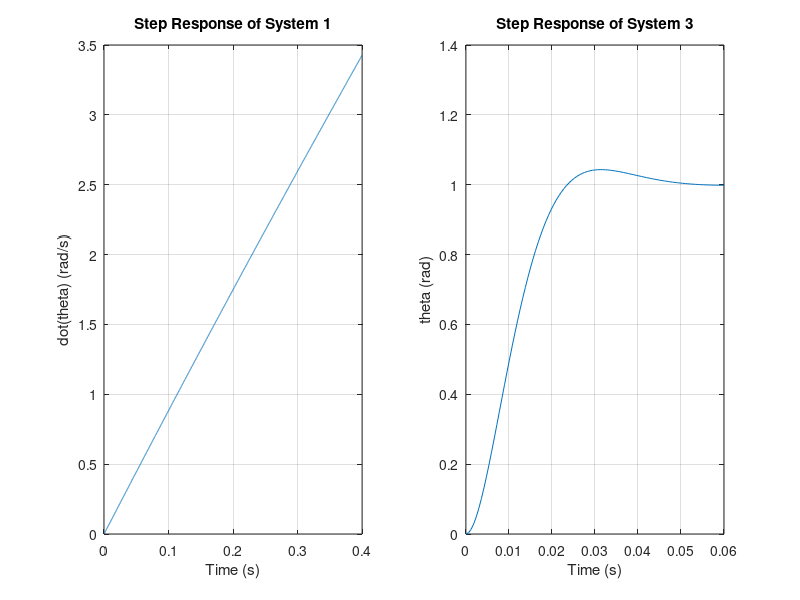
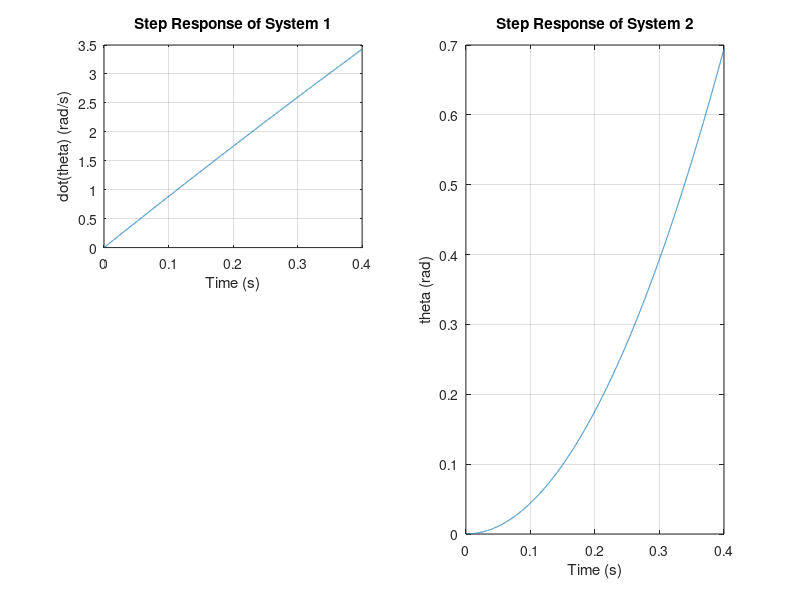

These figures' MATLAB source, in order:
%% Start-up file Computerpracticum 1
% Author: Ewoud Vos

%% Exercise 1: Physical modelling of the system (preparation)


%% Exercise 2: Matlab modeling
%Model parameters
R = 2.32; %Terminal resistance
L = 0.24*10^-3; %Terminal inductance
K = 23.4*10^-3; %Torque constant 
mp = 0.25; %Pulley mass
rp = 0.095; %Pulley radius
Jp = 1/2 * mp * (rp^2); %Pulley intertia
Jm = 10.3e-7; %Rotor intertia
Jt = Jp+Jm; %Total intertia

%State space models
% Because dqm is output x1 = dqm, x2= dqe
A1 = [0, K/(Jt); -K/(L), -R/L];
B1 = [0; 1/L];
C1 = [1, 0];
D1 = 0;
H1_ss = ss(A1,B1,C1,D1); %Obtain MATLAB state-space model H1_ss from A1,B1,C1,D1

% Because output is qm, x1=qm, x2=dqm, x3=dqe
A2 = [0, 1, 0;
      0, 0, K/(Jt);
      0, -K/(L), -R/L];
B2 = [0; 0; 1/L];
C2 = [1,0,0];
D2 = 0;
H2_ss = ss(A2,B2,C2,D2); %Obtain MATLAB state-space model H2_ss from A2,B2,C2,D2

%% Exercise 3: Stability

%Eigenvalues for both systems
Eig_1 = eig(H1_ss);
Eig_2 = eig(H2_ss);

% The eigenvalues in the first case are
% λ1= -0.20902 
% λ2= -9.66645e+03
% which means that if \bar{x}=0 we have a globally AS equilibrium
% and in the second one we also have 
% λ3 = 0, which means that the system is asymptotically stable


%% Exercise 4: System response

%Impulse response for both systems
figure(1)
subplot(1,2,1)
% plot theta-dot...
[y1_dot_theta, t1_dot_theta] = impulse(H1_ss); % Extract impulse response for dot(theta)
plot(t1_dot_theta, y1_dot_theta);
xlabel('Time (s)');
ylabel('dot(theta) (rad/s)');
title('Impulse Response of System 1');
grid on;

% plot theta...
subplot(1,2,2)
[y2_theta, t2_theta] = impulse(H2_ss); % Extract impulse response for theta
plot(t2_theta, y2_theta);
xlabel('Time (s)');
ylabel('theta (rad)');
title('Impulse Response of System 2');
grid on;

%Step response for both systems
figure(2)
subplot(2,2,1)
% plot theta-dot...
[y1_dot_theta, t1_dot_theta] = step(H1_ss); % Extract impulse response for dot(theta)
plot(t1_dot_theta, y1_dot_theta);
xlabel('Time (s)');
ylabel('dot(theta) (rad/s)');
title('Step Response of System 1');
grid on;

% plot theta...
subplot(1,2,2)
[y2_theta, t2_theta] = step(H2_ss); % Extract impulse response for theta
plot(t2_theta, y2_theta);
xlabel('Time (s)');
ylabel('theta (rad)');
title('Step Response of System 2');
grid on;

%% Exercise 5: State feedback
%Coefficients open loop characteristic equation
a = poly(Eig_1);

%Reachability matrix
Wr = [B1, A1*B1];
TildeWr = inv([1, a(2); 0,1]);

%Desired closed loop eigenvalues
p = poly([-100+100i, -100-100i]);

%Feedback gain K
Tildek = [p(2)-a(2), p(3)-a(3)];
K = Tildek*TildeWr*inv(Wr); 
% matrix right division is same as multiplying by inverse
%Reference gain k_r
k_r = -1/(C1*inv(A1-B1*K)*B1);

% Closed-loop system matrices
Acl = A1 - B1 * K;
Bcl = B1 * k_r;
Ccl = C1;
Dcl = D1;
H3_ss = ss(Acl, Bcl, Ccl, Dcl);

% Closed-loop eigenvalues
Eig_cl = eig(Acl);
disp(Eig_cl)

%Step response open loop vs closed loop
%Step response for both systems
figure(1)
subplot(1,2,1)
% plot theta-dot...
[y1_dot_theta, t1_dot_theta] = step(H1_ss); % Extract impulse response for dot(theta)
plot(t1_dot_theta, y1_dot_theta);
xlabel('Time (s)');
ylabel('dot(theta) (rad/s)');
title('Step Response of System 1');
grid on;

% plot theta...
subplot(1,2,2)
[y3_theta, t3_theta] = step(H3_ss); % Extract impulse response for theta
plot(t3_theta, y3_theta);
xlabel('Time (s)');
ylabel('theta (rad)');
title('Step Response of System 3');
grid on;
